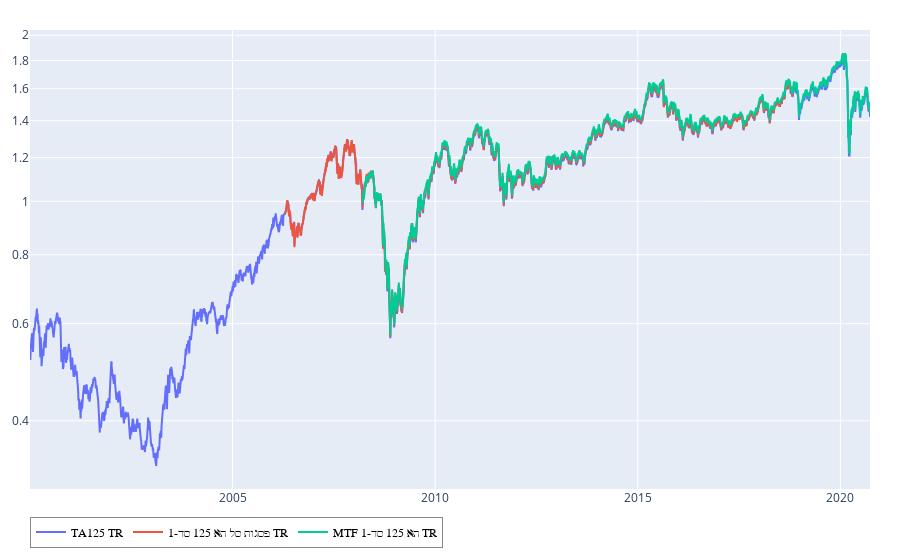

The code cell stored with this chart in its notebook:
### Code cell
# same as above, with nick names
ta125 = "137@TASE = TA125"
mtf_ta125 = "5109889@TASE = MTF תא 125 סד-1"
psg_ta125 = "01096593@TASE = פסגות סל תא 125 סד-1"
show(ta125, psg_ta125, mtf_ta125, trim=False)

### Figure 1 — Plotly figure (JSON) as saved in the notebook; plotly's stock layout.template omitted (floating-point values rounded to 4 significant figures; data arrays with more than 128 entries replaced by an {"elided": "..."} marker saying what was removed)
{"data": [{"connectgaps": false, "mode": "lines", "name": "TA125 TR", "text": "TA125 TR", "textposition": "middle right", "type": "scatter", "x": {"elided": "7571 str values"}, "y": {"elided": "7571 float values"}}, {"connectgaps": false, "mode": "lines", "name": "פסגות סל תא 125 סד-1 TR", "text": "פסגות סל תא 125 סד-1 TR", "textposition": "middle right", "type": "scatter", "x": {"elided": "4578 str values"}, "y": {"elided": "4578 float values"}}, {"connectgaps": false, "mode": "lines", "name": "MTF תא 125 סד-1 TR", "text": "MTF תא 125 סד-1 TR", "textposition": "middle right", "type": "scatter", "x": {"elided": "4573 str values"}, "y": {"elided": "4573 float values"}}], "layout": {"hovermode": "closest", "legend": {"bgcolor": "rgb(255,255,255,50)", "bordercolor": "#888888", "borderwidth": 1, "font": {"color": "#000", "family": "sans-serif", "size": 12}, "orientation": "h", "traceorder": "normal", "x": 0, "y": -0.06, "yanchor": "top"}, "margin": {"b": 30, "l": 30, "pad": 0, "r": 30, "t": 30}, "showlegend": true, "xaxis": {"rangemode": "normal"}, "yaxis": {"autorange": true, "rangemode": "normal", "type": "log"}}}
